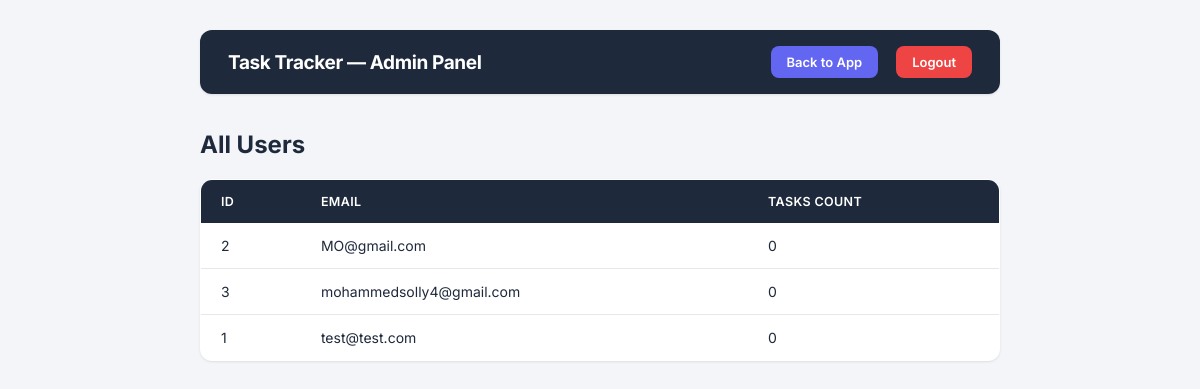
/admin (signed in), run on the app's committed database.
### tables this page shows
CREATE TABLE users (
            id INTEGER PRIMARY KEY AUTOINCREMENT,
            username TEXT UNIQUE NOT NULL,
            password TEXT NOT NULL
        );

### app.py (the view)
@app.route("/admin")
@login_required
def admin():
    if current_user.username != "mohammedsolly4@gmail.com":
        flash("Access denied.", "error")
        return redirect(url_for("index"))
    db = get_db()
    users = db.execute("SELECT id, username FROM users").fetchall()
    tasks_count = db.execute("SELECT user_id, COUNT(*) as count FROM tasks GROUP BY user_id").fetchall()
    db.close()
    return render_template("admin.html", users=users, tasks_count=tasks_count)

### app.py (called while the page is built)
def get_db():
    db = sqlite3.connect("database.db")
    db.row_factory = sqlite3.Row
    return db

@login_manager.user_loader
def load_user(user_id):
    db = get_db()
    user = db.execute("SELECT * FROM users WHERE id = ?", (user_id,)).fetchone()
    db.close()
    if user:
        return User(user["id"], user["username"])
    return None

### templates/admin.html (shortened to what this page needs)
<!DOCTYPE html>
<html lang="en">
<head>
    <link rel="stylesheet" href="{{ url_for('static', filename='style.css') }}">
</head>
<body>
    <nav class="navbar">
        <span class="nav-brand"> Task Tracker — Admin Panel</span>
        <div class="nav-right">
            <a href="/" class="btn-logout" style="background-color: #6366f1;">Back to App</a>
            <a href="/logout" class="btn-logout">Logout</a>
        </div>
    </nav>
    <div class="container">
        <h2 style="margin-bottom: 20px; color: #1e293b; font-weight: 700;">All Users</h2>
        <table class="admin-table">
            <thead>
                <tr>
                    <th>ID</th>
                    <th>Email</th>
                    <th>Tasks Count</th>
                </tr>
            </thead>
            <tbody>
                {% for user in users %}
                <tr>
                    <td>{{ user.id }}</td>
                    <td>{{ user.username }}</td>
                    <td>
                        {% set count = 0 %}
                        {% for t in tasks_count %}
                            {% if t.user_id == user.id %}
                                {% set count = t.count %}
                            {% endif %}
                        {% endfor %}
                        {{ count }}
                    </td>
                </tr>
                {% endfor %}
            </tbody>
        </table>
    </div>
</body>
</html>

### static/style.css (style rules this page uses)
:root { --primary: #6366f1; --primary-dark: #4f46e5; --primary-light: #eef2ff; --success: #10b981; --success-light: #d1fae5; --warning: #f59e0b; --warning-light: #fef3c7; --info: #06b6d4; --info-light: #cffafe; --danger: #ef4444; --danger-light: #fee2e2; --text: #1e293b; --muted: #64748b; --bg: #f4f5f9; --card: #ffffff; --border: #e5e7eb; --radius: 12px; --shadow: 0 1px 3px rgba(0, 0, 0, 0.06), 0 1px 2px rgba(0, 0, 0, 0.04); --shadow-hover: 0 8px 20px rgba(0, 0, 0, 0.08); }
* { margin: 0; padding: 0; box-sizing: border-box; }
body { font-family: 'Inter', Arial, sans-serif; background-color: var(--bg); padding: 30px 20px 60px; color: var(--text); -webkit-font-smoothing: antialiased; }
.container { max-width: 800px; margin: 0 auto; }
.navbar { display: flex; justify-content: space-between; align-items: center; background-color: var(--text); padding: 16px 28px; margin-bottom: 36px; border-radius: var(--radius); box-shadow: var(--shadow); max-width: 800px; margin-left: auto; margin-right: auto; }
.nav-brand { font-size: 19px; font-weight: 700; color: white; letter-spacing: -0.02em; }
.nav-right { display: flex; align-items: center; gap: 18px; }
.btn-logout { padding: 8px 16px; background-color: var(--danger); color: white; border-radius: 8px; text-decoration: none; font-size: 13px; font-weight: 600; transition: all 0.2s ease; }
.admin-table { width: 100%; border-collapse: collapse; background-color: var(--card); border-radius: var(--radius); overflow: hidden; box-shadow: var(--shadow); border: 1px solid var(--border); }
.admin-table th { background-color: var(--text); color: white; padding: 14px 20px; text-align: left; font-size: 12.5px; font-weight: 600; text-transform: uppercase; letter-spacing: 0.03em; }
.admin-table td { padding: 14px 20px; border-bottom: 1px solid var(--border); font-size: 14px; color: var(--text); }
.admin-table tr:last-child td { border-bottom: none; }

### data on the page
users: id "2", username "MO@gmail.com", count "0"
users: id "3", username "mohammedsolly4@gmail.com", count "0"
users: id "1", username "test@test.com", count "0"
